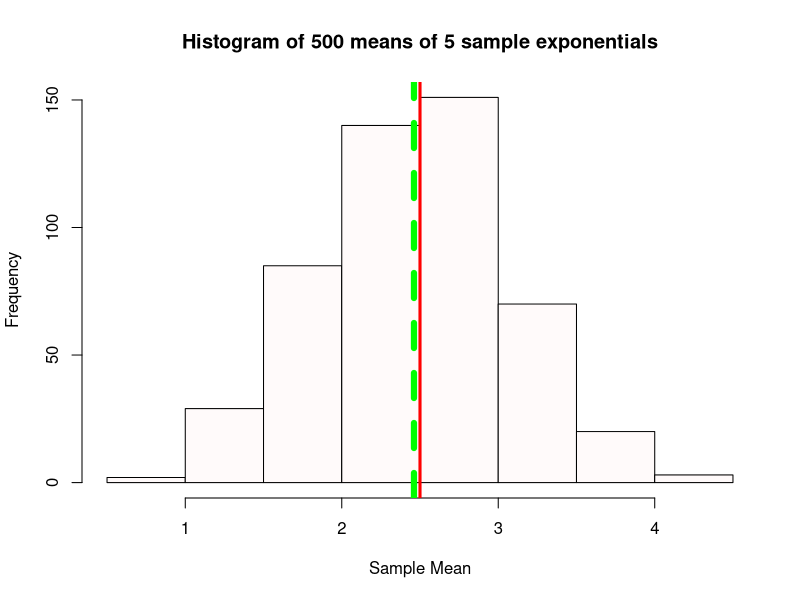
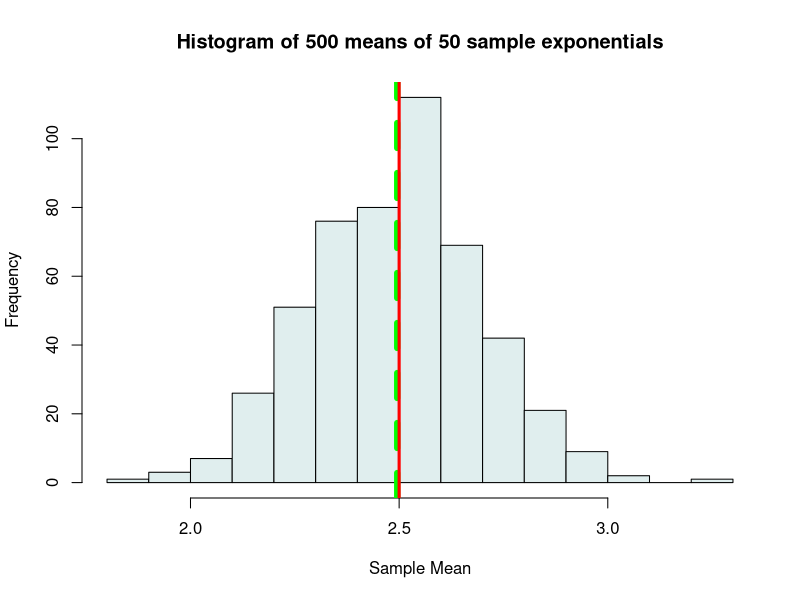
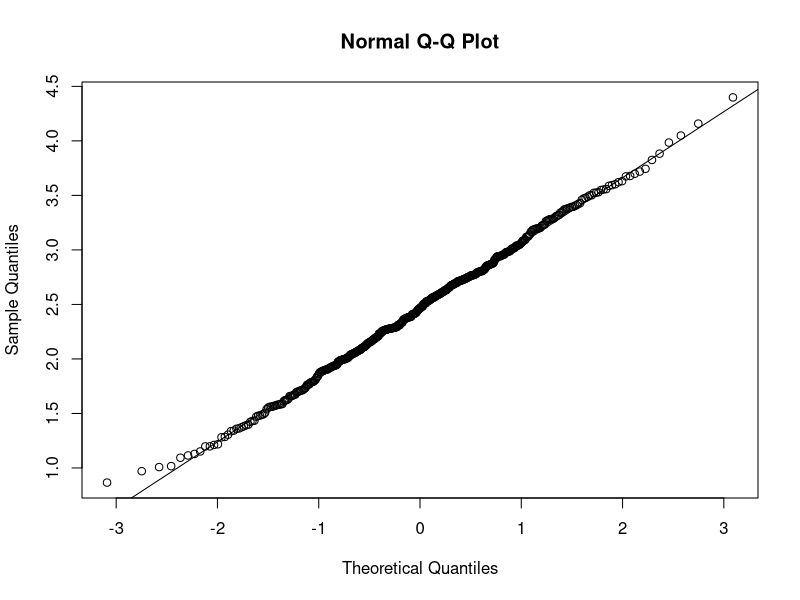
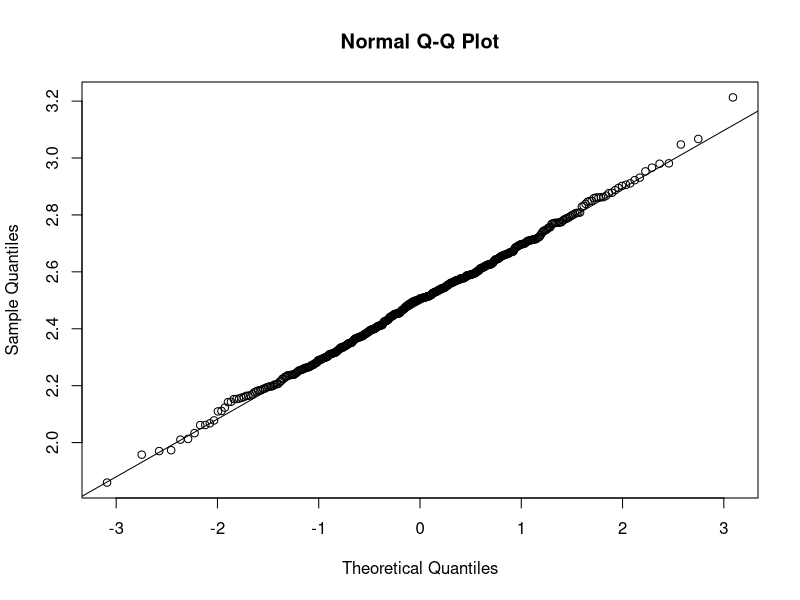
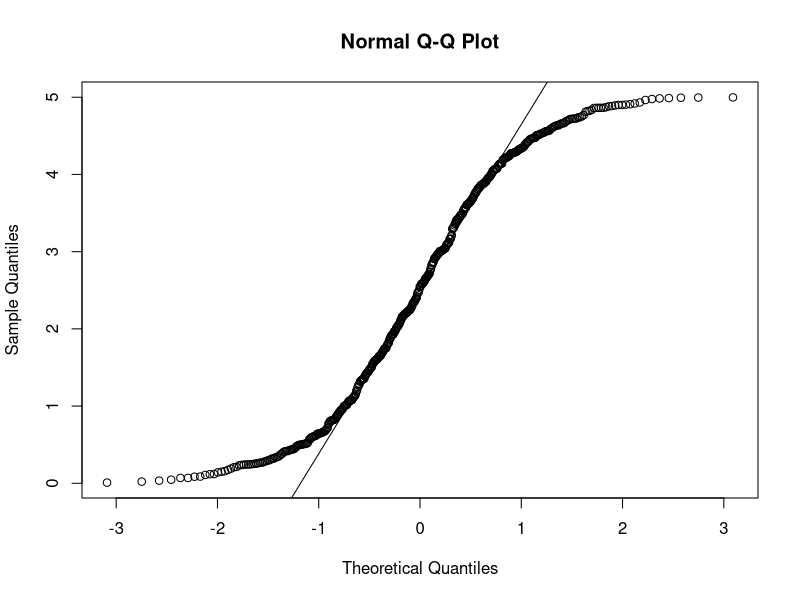
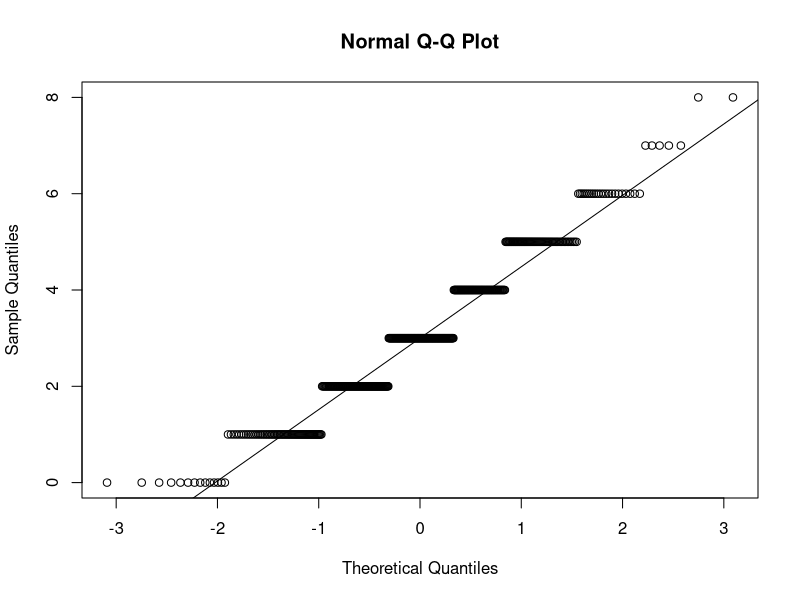
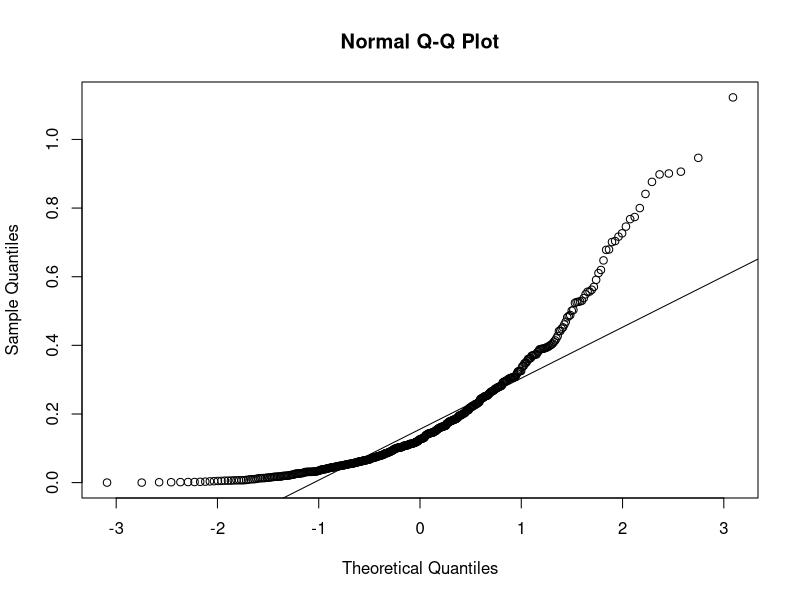
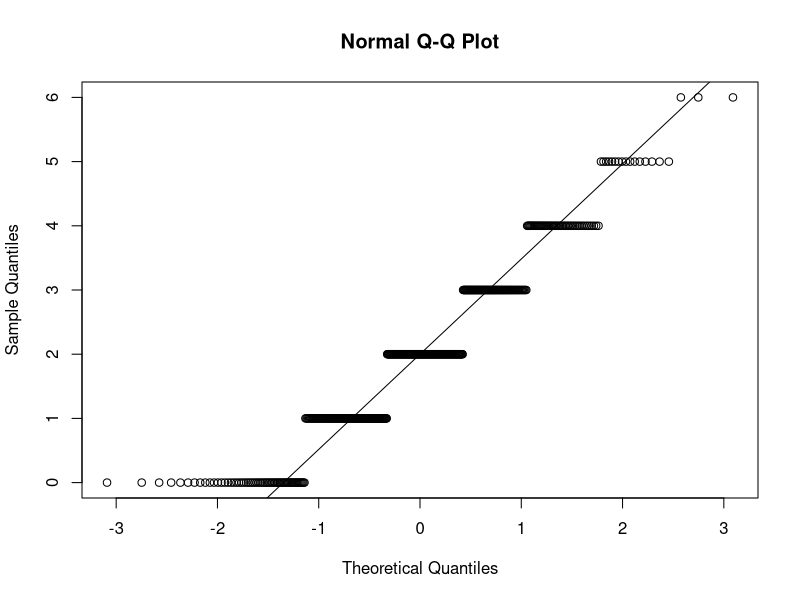

Generate these figures, in order, with R:
## ---- chunk 1
knitr::opts_chunk$set(echo = TRUE)
## ---- chunk 2
a <- 0
b <- 5
sample_size <- 500
numList <- runif(sample_size, min = a, max = b)

number_trials <- 15
p <- 0.2
bino <- rbinom(sample_size, size = number_trials, prob = p)

lambda <- 5
exp <- rexp(sample_size, rate = lambda)

mu <- 2
pos <- rpois(sample_size, mu)

###Algorithm)
sampleMeans = 500
storedData5 = rep(NA, sampleMeans)
storedData50 = rep(NA, sampleMeans)

for (i in 1:sampleMeans){
  arrayVal5 = runif(5, min = 0, max = 5)
  arrayVal50 = runif(50, min = 0, max = 5)
  
  average5 <- mean(arrayVal5)
  average50 <- mean(arrayVal50)
  
  storedData5[i] <- average5
  storedData50[i] <- average50
}
## ---- chunk 3
paste0("Mean for Sample Size 5: ", mean(storedData5))
paste0("Mean for Sample Size 50: ", mean(storedData50))

theoreticalMean <-  (0.5*(0+5))
paste0("Theoretical value for the uniform sample means: ", theoreticalMean)
## ---- chunk 4
paste0("Variance for Sample Size 5: ", var(storedData5))
paste0("Variance for Sample Size 50: ", var(storedData50))

theoreticalVar  <- ((1/12)*(5-0)^2)
paste0("Theoretical value for the sample variance: ", theoreticalVar )
## ---- chunk 5
hist(storedData5, col="snow", main="Histogram of 500 means of 5 sample exponentials"
     , xlab="Sample Mean", ylab="Frequency")
abline(v=mean(storedData5), col="green", lwd=6, lty=2)
abline(v=theoreticalMean, col="red", lwd=3)

hist(storedData50, col="azure2", main="Histogram of 500 means of 50 sample exponentials"
     , xlab="Sample Mean", ylab="Frequency")
abline(v=mean(storedData50), col="green", lwd=6, lty=2)
abline(v=theoreticalMean, col="red", lwd=3)
## ---- chunk 6
x <- storedData5
y <- storedData50
a <- numList
b <- bino
c <- exp
d <- pos
qqnorm(x)
qqline(x)

qqnorm(y)
qqline(y)

qqnorm(a)
qqline(a)

qqnorm(b)
qqline(b)

qqnorm(c)
qqline(c)

qqnorm(d)
qqline(d)

## ---- chunk 7
m2 <- 50
p2 <- 0.2
n = 5
X <- rbinom(m2,prob = p2, size = m2)
bMeans <- 40000
xMeanArray <- array(dim = bMeans)
for(i in 1:bMeans){
  # sample(<your_vector_of_50_binomial_random_numbers>, sample = 50, replace = TRUE)
  xMeanArray[i] <- mean(sample(X, n, replace = TRUE))
}
v <- var(xMeanArray)
## ---- chunk 8
paste0("Bootstrap Variance: " , v)
## ---- chunk 9
#theoretical = np(1-p)/n
t <- m2*p2*(1-p2)/m2
paste0("Theoretical variance: ", t)
